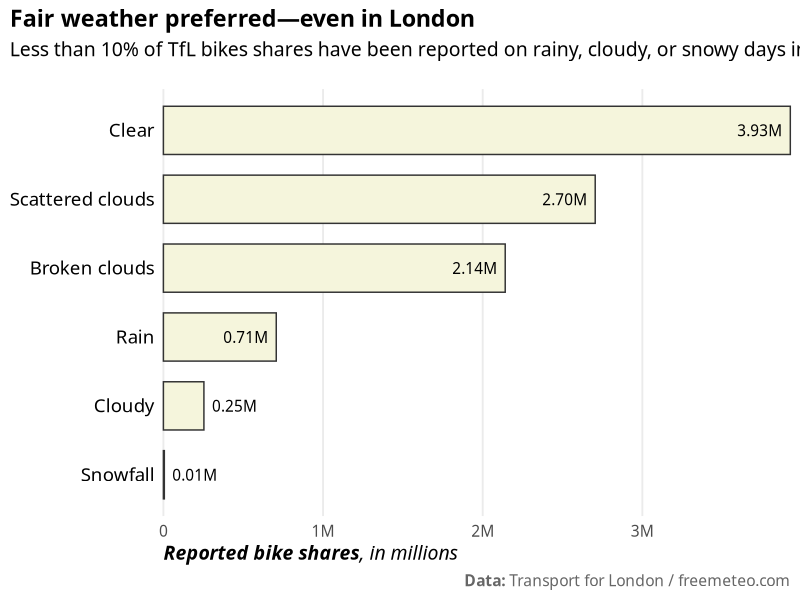

This figure's R source:
## ---- chunk 1
#| label: text-exercise-1-plot
#| echo: false
#| fig-width: 7.5
#| fig-height: 4.7
library(ggplot2)

bikes <- readr::read_csv(here::here("data", "london-bikes.csv"), col_types = "Dcfffilllddddc")

bikes |> 
  dplyr::filter(!is.na(weather_type), year == "2015") |> 
  dplyr::mutate(weather_type = forcats::fct_reorder(weather_type, count, .fun = sum)) |> 
  ggplot(aes(x = count, y = weather_type)) +
  stat_summary(
    fun = sum, geom = "bar",
    color = "grey20", fill = "beige", width = .7
  ) +
  stat_summary(
    fun = sum, geom = "text", 
    aes(
      label = after_stat(paste0("  ", sprintf("%2.2f", x / 10^6), "M  ")),
      hjust = after_stat(x) > .5*10^6
    ),
    family = "Asap SemiCondensed"
  ) +
  scale_x_continuous(
    expand = c(0, 0), name = "**Reported bike shares**, in millions",
    breaks = 0:4*10^6, labels = c("0", paste0(1:4, "M"))
  ) +
  scale_y_discrete(labels = stringr::str_to_sentence, name = NULL) +
  coord_cartesian(clip = "off") +
  labs(
    title = "Fair weather preferred—even in London",
    subtitle = "Less than 10% of TfL bikes shares have been reported on rainy, cloudy, or snowy days in 2015.",
    caption = "**Data:** Transport for London / freemeteo.com"
  ) +
  theme_minimal(base_size = 14, base_family = "Asap SemiCondensed") +
  theme(
    panel.grid.major.y = element_blank(),
    panel.grid.minor = element_blank(),
    axis.title.x = ggtext::element_markdown(hjust = 0, face = "italic"),
    axis.text.y = element_text(color = "black", size = rel(1.2)),
    plot.title = element_text(face = "bold"),
    plot.subtitle = element_text(margin = margin(b = 20)),
    plot.title.position = "plot",
    plot.caption = ggtext::element_markdown(color = "grey40")
  )
